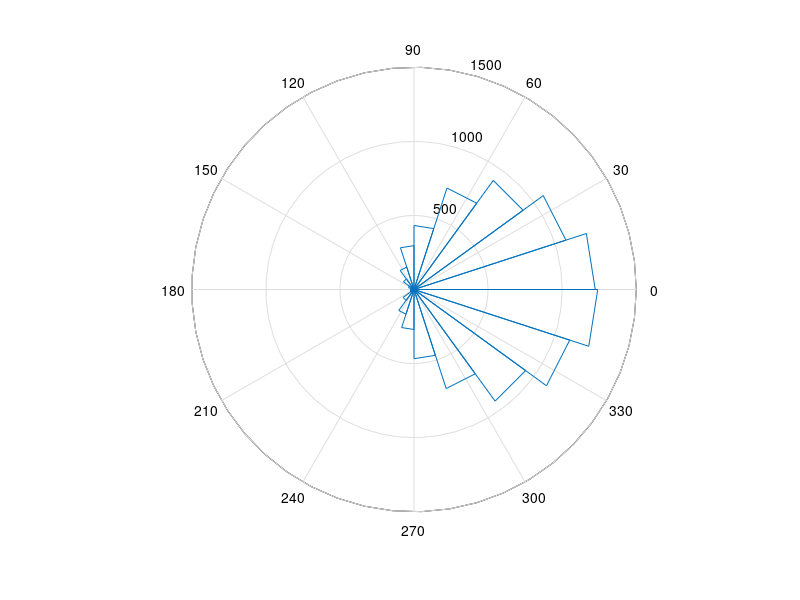

MATLAB code to generate this figure: (Note: this script raises an error after producing the figure.)
function test_ft_spiketriggeredspectrum_stat()

% MEM 1gb
% WALLTIME 00:10:00

% TEST test_ft_spiketriggeredspectrum_stat
% TEST ft_spiketriggeredspectrum_stat

nSpikes = 10000;
randPhases = [];
kappa = 1;
nChans = 3;
for iChan = 1:nChans
  for iFreq = 1:6
    randPhases(:,iChan,iFreq) = randnwrap(nSpikes+1,kappa/iChan);
  end
end
figure, rose(randPhases(:,1,1))
sts = [];
sts.fourierspctrm{1} = rand(size(randPhases)).*exp(1i*randPhases); % random weighting
sts.trial{1}     = sort(ceil(rand(1,nSpikes)*100));
sts.time{1}         = rand(1,nSpikes);
for iChan = 1:nChans
  sts.lfplabel{iChan} = strcat('chan', num2str(iChan));
end
sts.cfg = [];
sts.dimord         = 'rpt_chan_freq';
sts.freq           = 10:10:60;
sts.label   = {'unit1'};
sts.trialtime      = repmat([0,1],[100 1]);

cfg = [];
cfg.timwin = 0.5;
cfg.winstepsize = 0.001;
cfg.method = 'ppc0';
sts_tfr = ft_spiketriggeredspectrum_stat(cfg,sts);
figure, imagesc(sts_tfr.time, sts_tfr.freq, squeeze(sts_tfr.ppc0(1,:,:))), colorbar
%
cfg.method = 'ppc1';
sts_tfr = ft_spiketriggeredspectrum_stat(cfg,sts);

figure, imagesc(sts_tfr.time, sts_tfr.freq, squeeze(sts_tfr.ppc1(1,:,:))), colorbar
%
cfg = [];
cfg.method = 'ppc1';
sts_tfr = ft_spiketriggeredspectrum_stat(cfg,sts);

figure, plot(sts_tfr.freq, squeeze(sts_tfr.ppc1(1,:,:))), colorbar

%%
% now make a case where no phase locking should be present

% TEST test_ft_spiketriggeredspectrum_tfr
% ft_spiketriggeredspectrum_tfr
nSpikes = 10000;
randPhases = [];
kappa = 1;
nChans = 3;
for iChan = 1:nChans
  for iFreq = 1:6
    randPhases(:,iChan,iFreq) = randnwrap(nSpikes+1,0.001/iChan);
  end
end
figure, rose(randPhases(:,1,1))
sts = [];
sts.fourierspctrm{1} = rand(size(randPhases)).*exp(i*randPhases); % random weighting
sts.trial{1}     = sort(ceil(rand(1,nSpikes)*100));
sts.time{1}         = rand(1,nSpikes);
for iChan = 1:nChans
  sts.lfplabel{iChan} = strcat('chan', num2str(iChan));
end
sts.cfg = [];
sts.dimord         = 'rpt_chan_freq';
sts.freq           = 10:10:60;
sts.label   = {'unit1'};
sts.trialtime      = repmat([0,1],[100 1]);

cfg = [];
cfg.timwin = 0.5;
cfg.winstepsize = 0.001;
cfg.method = 'ppc0';
sts_tfr = ft_spiketriggeredspectrum_stat(cfg,sts);

figure, imagesc(sts_tfr.time, sts_tfr.freq, squeeze(sts_tfr.ppc0(1,:,:))), colorbar
function r=randnwrap(n,k)
r=angle(exp(1i*randn(n,1)*sqrt(1/k)));
